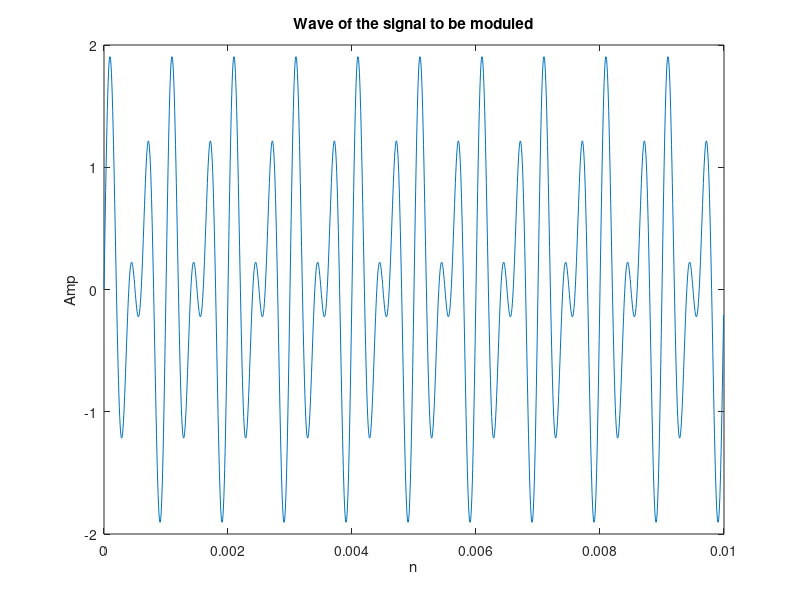
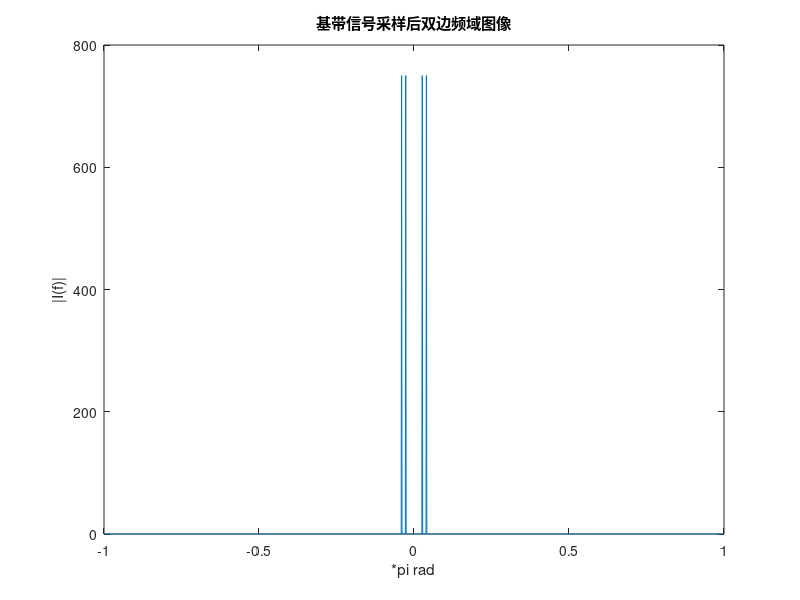
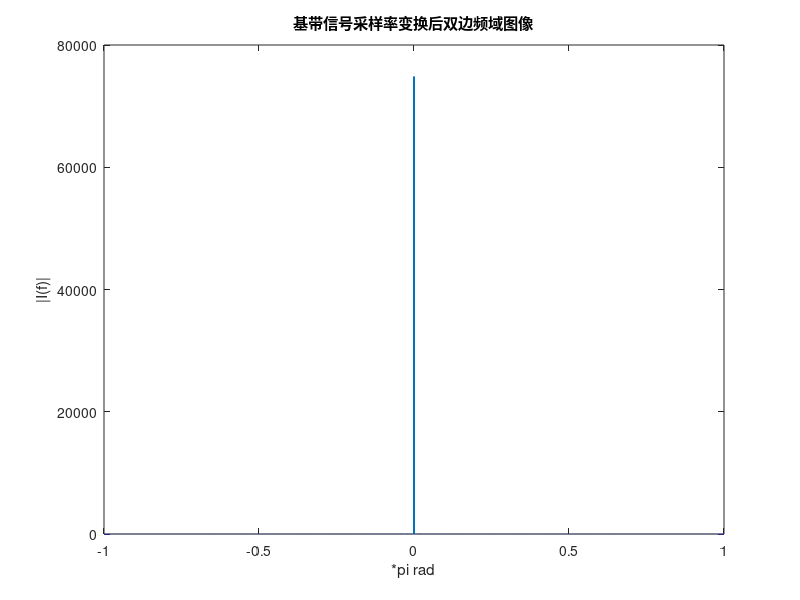

Reproduce these figures in MATLAB, in order. (Note: this script raises an error after producing the figures.)
%%This is the code of SDR course design project
%We create a digital transmiter and receiver based on DSB Module
%%
%Init parameter setting
clear all
clc
fs1=150e3;%we set the sampling rate of the f to 150kHz
t1=0:1/fs1:0.01-1/fs1;
fc=211011*4;
fs2=15e6;%we set the sampling rate of the carrier signal to 15MHz
t2=0:1/fs2:0.01-1/fs2;
load filteralpha.mat;
load filterbeta.mat;
load filtergamma.mat;
load CICfilter.mat;
load filterdiana.mat;
%%
f=sin(2*pi*2*10e2*t1)+sin(2*pi*3*10e2*t1);%the signal to be moduled
%f=filter(Num,1,f);%add a reshape filter
figure(1)
plot(t1,f);
title('Wave of the signal to be moduled');
xlabel("n");
ylabel("Amp");
N=length(f);
If=abs(fftshift(fft(f,N)));%fft
%fi=(-N/2:N/2-1)/N;%digital freq=analog freq*T
fi=2*((0:N-1)*1/N-1/2) ;
figure(2)
plot(fi,If);
title('基带信号采样后双边频域图像')
xlabel('*pi rad');
ylabel('|I(f)|');
%%
%Interp
f=interp(f,fs2/fs1);
N=length(f);
If=abs(fftshift(fft(f,N)));%fft
%fi=(-N/2:N/2-1)/N;%digital freq=analog freq*T
fi=2*((0:N-1)*1/N-1/2) ;
figure(3)
plot(fi,If);
title('基带信号采样率变换后双边频域图像')
xlabel('*pi rad');
ylabel('|I(f)|');
[b,a]=sos2tf(SOS,G);
f=filter(b,a,f);
figure(4)
plot(t2,f);
title('Wave of the filtered interp signal');
xlabel("n");
ylabel("Amp");
N=length(f);
If=abs(fftshift(fft(f,N)));%fft
%fi=(-N/2:N/2-1)/N;%digital freq=analog freq*T
fi=2*((0:N-1)*1/N-1/2) ;
figure(5)
plot(fi,If);
title('基带信号采样率变换后经由DLPF滤波后双边频域图像')
xlabel('*pi rad');
ylabel('|I(f)|');
%%
%I side and Q side Modulation
I=f;%I sideroad
Q=0;% Q sideroad
%%
c=cos(2*pi*fc*t2);%Carrier Signal
figure(6)
plot(t2,c);
title('Wave of the carrier signal');
xlabel("n");
ylabel("Amp");
%%
%DSB Modulation
%to be continued
s=f.*c;
figure(7)
plot(t2/0.001,s,t2/0.001,f,"r-");
title('Wave of the moduled signal');
xlabel('n');
ylabel("Amp");
legend('Modulated Message Signal','Message Signal m(n)')
%%
%DA module
Tx=interp(s+Q,6);
%%
%drawing the spectum of the signal
N=length(Tx);
If=abs(fftshift(fft(Tx,N)));%fft
%fi=fs2*5*(-N/2:N/2-1)/N;%digital freq=analog freq*T
%fi=(0:N-1)*fs1/N-fs1/2 ;
fi=((0:N-1)*fs2*6/N-fs2*6/2);
figure(8)
plot(fi,If);
title('发送信号双边频域图像')
xlabel('Hz');
ylabel('|I(f)|');
%%
%Receiver part
ts3=0:1/(fs2*6):0.01-1/(fs2*6);
[b,a]=sos2tf(SOS1,G1);
Rx=filter(b, a, Tx);
N=length(Rx);
If=abs(fftshift(fft(Rx,N)));%fft
%fi=fs2*5*(-N/2:N/2-1)/N;%digital freq=analog freq*T
fi=(0:N-1)*fs2*6/N-fs2*6/2 ;
figure(9)
plot(fi,If);
title('发送信号经由选频滤波器后的双边频域图像')
xlabel('Hz');
ylabel('|I(f)|');
%mix freq
Signal_mix=Rx.*cos(2*pi*389044*ts3);
N=length(Signal_mix);
If=abs(fftshift(fft(Signal_mix,N)));%fft
%fi=fs2*5*(-N/2:N/2-1)/N;%digital freq=analog freq*T
fi=(0:N-1)*fs2*6/N-fs2*6/2 ;
figure(10)
plot(fi,If);
title('混频后信号双边频域图像')
xlabel('Hz');
ylabel('|I(f)|');
%filter
[b,a]=sos2tf(SOS2,G2);
Signal_filter=filter(b,a,Signal_mix);
N=length(Signal_filter);
If=abs(fftshift(fft(Signal_filter,N)));%fft
%fi=fs2*5*(-N/2:N/2-1)/N;%digital freq=analog freq*T
fi=(0:N-1)*fs2*6/N-fs2*6/2 ;
figure(11)
plot(fi,If);
title('中频滤波后信号双边频域图像')
xlabel('Hz');
ylabel('|I(f)|');
figure(12)
plot(ts3,Signal_filter);
title('滤波后信号时域图像')
xlabel('rad');
ylabel('|I(f)|');
Signal_down=downsample(Signal_filter,6);
N=length(Signal_down);
If=abs(fftshift(fft(Signal_down,N)));%fft
%fi=fs2*5*(-N/2:N/2-1)/N;%digital freq=analog freq*T
fi=(0:N-1)*fs2/N-fs2/2 ;
figure(13)
plot(fi,If);
title('AD后信号双边频域图像')
xlabel('*pi rad');
ylabel('|I(f)|');
%%
I=Signal_down.*cos(2*pi*455000*t2);
N=length(I);
If=abs(fftshift(fft(I,N)));%fft
%fi=fs2*5*(-N/2:N/2-1)/N;%digital freq=analog freq*T
fi=(0:N-1)*fs2/N-fs2/2 ;
figure(14)
plot(fi,If);
title('I路解调信号双边频域图像')
xlabel('Hz');
ylabel('|I(f)|');
%%
Q=-Signal_down.*sin(2*pi*455000*t2);
N=length(Q);
If=abs(fftshift(fft(Q,N)));%fft
%fi=fs2*5*(-N/2:N/2-1)/N;%digital freq=analog freq*T
fi=(0:N-1)*fs2/N-fs2/2 ;
figure(15)
plot(fi,If);
title('Q路解调信号双边频域图像')
xlabel('Hz');
ylabel('|I(f)|');
%%
% 高效的抽取结构D=100 CIC(25)+HB(4)+FIR(1)
I=Hm(I')';
N=length(I);
If=abs(fftshift(fft(I,N)));%fft
%fi=fs2*5*(-N/2:N/2-1)/N;%digital freq=analog freq*T
fi=(0:N-1)*fs1*4/N-fs1*4/2 ;
figure(16)
plot(fi,If);
title('I路解调信号CIC后双边频域图像')
xlabel('Hz');
ylabel('|I(f)|');
%%
Q=Hm(Q')';
N=length(Q);
If=abs(fftshift(fft(Q,N)));%fft
%fi=fs2*5*(-N/2:N/2-1)/N;%digital freq=analog freq*T
fi=(0:N-1)*fs2*4/N-fs2*4/2 ;
figure(17)
plot(fi,If);
title('Q路解调信号CIC后双边频域图像')
xlabel('Hz');
ylabel('|I(f)|');
%%
b = firhalfband('minorder',.45,0.005);
I=filter(b,1,I);
I=downsample(I,4);
N=length(I);
If=abs(fftshift(fft(I,N)));%fft
%fi=fs2*5*(-N/2:N/2-1)/N;%digital freq=analog freq*T
fi=(0:N-1)*2/N-2/2 ;
figure(18)
plot(fi,If);
title('I路解调信号HB后双边频域图像')
xlabel('* pi rad');
ylabel('|I(f)|');
%%
b = firhalfband('minorder',.45,0.0063133);
Q=filter(b,1,Q);
Q=downsample(Q,4);
N=length(Q);
If=abs(fftshift(fft(Q,N)));%fft
%fi=fs2*5*(-N/2:N/2-1)/N;%digital freq=analog freq*T
fi=(0:N-1)*2/N-2/2 ;
figure(19)
plot(fi,If);
title('Q路解调信号HB后双边频域图像')
xlabel('* pi rad');
ylabel('|I(f)|');
%%
[b,a]=sos2tf(SOS3,G3);
I=filter(b,a,I);
N=length(I);
If=abs(fftshift(fft(I,N)));%fft
%fi=fs2*5*(-N/2:N/2-1)/N;%digital freq=analog freq*T
fi=(0:N-1)*2/N-2/2 ;
figure(20)
plot(fi,If);
title('I路解调信号FIR后双边频域图像')
xlabel('* pi rad');
ylabel('|I(f)|');
%%
Q=filter(b,a,Q);
N=length(Q);
If=abs(fftshift(fft(Q,N)));%fft
%fi=fs2*5*(-N/2:N/2-1)/N;%digital freq=analog freq*T
fi=(0:N-1)*2/N-2/2 ;
figure(21)
plot(fi,If);
title('Q路解调信号FIR后双边频域图像')
xlabel('* pi rad');
ylabel('|I(f)|');
%%
%平方开方所得的
result=sqrt(Q.^2+I.^2);
figure(22)
plot(t1,result);
title('平方开方后时域图像')
xlabel('t');
ylabel('Amp');
%%
%相位估计再补偿
Theta=atan(Q/I);
Z=-1/6*(I*cos(Theta)+Q*sin(Theta))+j*(Q*cos(Theta)-I*sin(Theta));
figure(23)
plot(t1,Z);
title('相位估计再补偿后时域图像')
xlabel('t');
ylabel('Amp');
